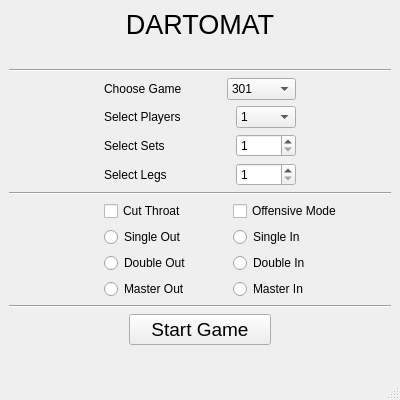
<?xml version="1.0" encoding="UTF-8"?>
<ui version="4.0">
 <class>CDartomatMain</class>
 <widget class="QMainWindow" name="CDartomatMain">
  <property name="geometry">
   <rect>
    <x>0</x>
    <y>0</y>
    <width>400</width>
    <height>400</height>
   </rect>
  </property>
  <property name="sizePolicy">
   <sizepolicy hsizetype="Fixed" vsizetype="Fixed">
    <horstretch>0</horstretch>
    <verstretch>0</verstretch>
   </sizepolicy>
  </property>
  <property name="minimumSize">
   <size>
    <width>400</width>
    <height>400</height>
   </size>
  </property>
  <property name="maximumSize">
   <size>
    <width>400</width>
    <height>400</height>
   </size>
  </property>
  <property name="windowTitle">
   <string>Dartomat</string>
  </property>
  <widget class="QWidget" name="centralwidget">
   <layout class="QVBoxLayout" name="verticalLayout">
    <item>
     <widget class="QLabel" name="label_2">
      <property name="text">
       <string>&lt;html&gt;&lt;head/&gt;&lt;body&gt;&lt;p align=&quot;center&quot;&gt;&lt;span style=&quot; font-size:20pt;&quot;&gt;DARTOMAT&lt;/span&gt;&lt;/p&gt;&lt;/body&gt;&lt;/html&gt;</string>
      </property>
     </widget>
    </item>
    <item>
     <spacer name="verticalSpacer">
      <property name="orientation">
       <enum>Qt::Vertical</enum>
      </property>
      <property name="sizeType">
       <enum>QSizePolicy::Preferred</enum>
      </property>
      <property name="sizeHint" stdset="0">
       <size>
        <width>20</width>
        <height>40</height>
       </size>
      </property>
     </spacer>
    </item>
    <item>
     <widget class="Line" name="line">
      <property name="orientation">
       <enum>Qt::Horizontal</enum>
      </property>
     </widget>
    </item>
    <item>
     <layout class="QHBoxLayout" name="horizontalLayout">
      <item>
       <spacer name="horizontalSpacer_11">
        <property name="orientation">
         <enum>Qt::Horizontal</enum>
        </property>
        <property name="sizeType">
         <enum>QSizePolicy::Fixed</enum>
        </property>
        <property name="sizeHint" stdset="0">
         <size>
          <width>95</width>
          <height>20</height>
         </size>
        </property>
       </spacer>
      </item>
      <item>
       <widget class="QLabel" name="label_title">
        <property name="sizePolicy">
         <sizepolicy hsizetype="Preferred" vsizetype="Preferred">
          <horstretch>0</horstretch>
          <verstretch>0</verstretch>
         </sizepolicy>
        </property>
        <property name="text">
         <string>&lt;html&gt;&lt;head/&gt;&lt;body&gt;&lt;p align=&quot;justify&quot;&gt;Choose Game&lt;/p&gt;&lt;/body&gt;&lt;/html&gt;</string>
        </property>
        <property name="alignment">
         <set>Qt::AlignCenter</set>
        </property>
       </widget>
      </item>
      <item>
       <widget class="QComboBox" name="comboBox_game">
        <property name="sizePolicy">
         <sizepolicy hsizetype="Fixed" vsizetype="Fixed">
          <horstretch>0</horstretch>
          <verstretch>0</verstretch>
         </sizepolicy>
        </property>
        <property name="minimumSize">
         <size>
          <width>60</width>
          <height>0</height>
         </size>
        </property>
        <property name="currentText">
         <string>301</string>
        </property>
        <item>
         <property name="text">
          <string>301</string>
         </property>
        </item>
        <item>
         <property name="text">
          <string>501</string>
         </property>
        </item>
        <item>
         <property name="text">
          <string>701</string>
         </property>
        </item>
        <item>
         <property name="text">
          <string>Cricket</string>
         </property>
        </item>
       </widget>
      </item>
      <item>
       <spacer name="horizontalSpacer_13">
        <property name="orientation">
         <enum>Qt::Horizontal</enum>
        </property>
        <property name="sizeType">
         <enum>QSizePolicy::Fixed</enum>
        </property>
        <property name="sizeHint" stdset="0">
         <size>
          <width>95</width>
          <height>20</height>
         </size>
        </property>
       </spacer>
      </item>
     </layout>
    </item>
    <item>
     <layout class="QHBoxLayout" name="horizontalLayout_2">
      <item>
       <spacer name="horizontalSpacer_14">
        <property name="orientation">
         <enum>Qt::Horizontal</enum>
        </property>
        <property name="sizeType">
         <enum>QSizePolicy::Fixed</enum>
        </property>
        <property name="sizeHint" stdset="0">
         <size>
          <width>95</width>
          <height>20</height>
         </size>
        </property>
       </spacer>
      </item>
      <item>
       <widget class="QLabel" name="label">
        <property name="sizePolicy">
         <sizepolicy hsizetype="Preferred" vsizetype="Preferred">
          <horstretch>0</horstretch>
          <verstretch>0</verstretch>
         </sizepolicy>
        </property>
        <property name="text">
         <string>Select Players</string>
        </property>
       </widget>
      </item>
      <item>
       <widget class="QComboBox" name="comboBox_players">
        <property name="sizePolicy">
         <sizepolicy hsizetype="Fixed" vsizetype="Fixed">
          <horstretch>0</horstretch>
          <verstretch>0</verstretch>
         </sizepolicy>
        </property>
        <property name="minimumSize">
         <size>
          <width>60</width>
          <height>0</height>
         </size>
        </property>
        <item>
         <property name="text">
          <string>1</string>
         </property>
        </item>
        <item>
         <property name="text">
          <string>2</string>
         </property>
        </item>
        <item>
         <property name="text">
          <string>3</string>
         </property>
        </item>
        <item>
         <property name="text">
          <string>4</string>
         </property>
        </item>
        <item>
         <property name="text">
          <string>5</string>
         </property>
        </item>
        <item>
         <property name="text">
          <string>6</string>
         </property>
        </item>
        <item>
         <property name="text">
          <string>7</string>
         </property>
        </item>
        <item>
         <property name="text">
          <string>8</string>
         </property>
        </item>
       </widget>
      </item>
      <item>
       <spacer name="horizontalSpacer_12">
        <property name="orientation">
         <enum>Qt::Horizontal</enum>
        </property>
        <property name="sizeType">
         <enum>QSizePolicy::Fixed</enum>
        </property>
        <property name="sizeHint" stdset="0">
         <size>
          <width>95</width>
          <height>20</height>
         </size>
        </property>
       </spacer>
      </item>
     </layout>
    </item>
    <item>
     <layout class="QHBoxLayout" name="horizontalLayout_3">
      <item>
       <spacer name="horizontalSpacer_15">
        <property name="orientation">
         <enum>Qt::Horizontal</enum>
        </property>
        <property name="sizeType">
         <enum>QSizePolicy::Fixed</enum>
        </property>
        <property name="sizeHint" stdset="0">
         <size>
          <width>95</width>
          <height>20</height>
         </size>
        </property>
       </spacer>
      </item>
      <item>
       <widget class="QLabel" name="label_3">
        <property name="sizePolicy">
         <sizepolicy hsizetype="Preferred" vsizetype="Preferred">
          <horstretch>0</horstretch>
          <verstretch>0</verstretch>
         </sizepolicy>
        </property>
        <property name="text">
         <string>Select Sets</string>
        </property>
       </widget>
      </item>
      <item>
       <widget class="CMyQSpinBox" name="spinBox_sets">
        <property name="sizePolicy">
         <sizepolicy hsizetype="Fixed" vsizetype="Fixed">
          <horstretch>0</horstretch>
          <verstretch>0</verstretch>
         </sizepolicy>
        </property>
        <property name="minimumSize">
         <size>
          <width>60</width>
          <height>0</height>
         </size>
        </property>
        <property name="mouseTracking">
         <bool>false</bool>
        </property>
        <property name="readOnly">
         <bool>false</bool>
        </property>
        <property name="minimum">
         <number>1</number>
        </property>
        <property name="singleStep">
         <number>2</number>
        </property>
       </widget>
      </item>
      <item>
       <spacer name="horizontalSpacer_8">
        <property name="orientation">
         <enum>Qt::Horizontal</enum>
        </property>
        <property name="sizeType">
         <enum>QSizePolicy::Fixed</enum>
        </property>
        <property name="sizeHint" stdset="0">
         <size>
          <width>95</width>
          <height>20</height>
         </size>
        </property>
       </spacer>
      </item>
     </layout>
    </item>
    <item>
     <layout class="QHBoxLayout" name="horizontalLayout_4">
      <property name="sizeConstraint">
       <enum>QLayout::SetDefaultConstraint</enum>
      </property>
      <item>
       <spacer name="horizontalSpacer_16">
        <property name="orientation">
         <enum>Qt::Horizontal</enum>
        </property>
        <property name="sizeType">
         <enum>QSizePolicy::Fixed</enum>
        </property>
        <property name="sizeHint" stdset="0">
         <size>
          <width>95</width>
          <height>20</height>
         </size>
        </property>
       </spacer>
      </item>
      <item>
       <widget class="QLabel" name="label_4">
        <property name="sizePolicy">
         <sizepolicy hsizetype="Preferred" vsizetype="Preferred">
          <horstretch>0</horstretch>
          <verstretch>0</verstretch>
         </sizepolicy>
        </property>
        <property name="text">
         <string>Select Legs</string>
        </property>
       </widget>
      </item>
      <item>
       <widget class="CMyQSpinBox" name="spinBox_legs">
        <property name="sizePolicy">
         <sizepolicy hsizetype="Fixed" vsizetype="Fixed">
          <horstretch>0</horstretch>
          <verstretch>0</verstretch>
         </sizepolicy>
        </property>
        <property name="minimumSize">
         <size>
          <width>60</width>
          <height>0</height>
         </size>
        </property>
        <property name="readOnly">
         <bool>false</bool>
        </property>
        <property name="minimum">
         <number>1</number>
        </property>
        <property name="singleStep">
         <number>2</number>
        </property>
       </widget>
      </item>
      <item>
       <spacer name="horizontalSpacer_6">
        <property name="orientation">
         <enum>Qt::Horizontal</enum>
        </property>
        <property name="sizeType">
         <enum>QSizePolicy::Fixed</enum>
        </property>
        <property name="sizeHint" stdset="0">
         <size>
          <width>95</width>
          <height>20</height>
         </size>
        </property>
       </spacer>
      </item>
     </layout>
    </item>
    <item>
     <widget class="Line" name="line_2">
      <property name="orientation">
       <enum>Qt::Horizontal</enum>
      </property>
     </widget>
    </item>
    <item>
     <layout class="QHBoxLayout" name="horizontalLayout_9">
      <item>
       <spacer name="horizontalSpacer_21">
        <property name="orientation">
         <enum>Qt::Horizontal</enum>
        </property>
        <property name="sizeType">
         <enum>QSizePolicy::Fixed</enum>
        </property>
        <property name="sizeHint" stdset="0">
         <size>
          <width>95</width>
          <height>20</height>
         </size>
        </property>
       </spacer>
      </item>
      <item>
       <widget class="QCheckBox" name="checkBoxCutThroat">
        <property name="text">
         <string>Cut Throat</string>
        </property>
       </widget>
      </item>
      <item>
       <widget class="QCheckBox" name="checkBoxOffensive">
        <property name="text">
         <string>Offensive Mode</string>
        </property>
       </widget>
      </item>
      <item>
       <spacer name="horizontalSpacer_10">
        <property name="orientation">
         <enum>Qt::Horizontal</enum>
        </property>
        <property name="sizeType">
         <enum>QSizePolicy::Fixed</enum>
        </property>
        <property name="sizeHint" stdset="0">
         <size>
          <width>35</width>
          <height>20</height>
         </size>
        </property>
       </spacer>
      </item>
     </layout>
    </item>
    <item>
     <layout class="QHBoxLayout" name="horizontalLayout_5">
      <item>
       <spacer name="horizontalSpacer_17">
        <property name="orientation">
         <enum>Qt::Horizontal</enum>
        </property>
        <property name="sizeType">
         <enum>QSizePolicy::Fixed</enum>
        </property>
        <property name="sizeHint" stdset="0">
         <size>
          <width>95</width>
          <height>20</height>
         </size>
        </property>
       </spacer>
      </item>
      <item>
       <widget class="QRadioButton" name="radioButton_Sout">
        <property name="sizePolicy">
         <sizepolicy hsizetype="Preferred" vsizetype="Fixed">
          <horstretch>0</horstretch>
          <verstretch>0</verstretch>
         </sizepolicy>
        </property>
        <property name="text">
         <string>Single Out</string>
        </property>
        <attribute name="buttonGroup">
         <string notr="true">buttonGroup</string>
        </attribute>
       </widget>
      </item>
      <item>
       <widget class="QRadioButton" name="radioButton_Sin">
        <property name="sizePolicy">
         <sizepolicy hsizetype="Preferred" vsizetype="Fixed">
          <horstretch>0</horstretch>
          <verstretch>0</verstretch>
         </sizepolicy>
        </property>
        <property name="text">
         <string>Single In</string>
        </property>
        <attribute name="buttonGroup">
         <string notr="true">buttonGroup_2</string>
        </attribute>
       </widget>
      </item>
      <item>
       <spacer name="horizontalSpacer_9">
        <property name="orientation">
         <enum>Qt::Horizontal</enum>
        </property>
        <property name="sizeType">
         <enum>QSizePolicy::Fixed</enum>
        </property>
        <property name="sizeHint" stdset="0">
         <size>
          <width>35</width>
          <height>20</height>
         </size>
        </property>
       </spacer>
      </item>
     </layout>
    </item>
    <item>
     <layout class="QHBoxLayout" name="horizontalLayout_6">
      <item>
       <spacer name="horizontalSpacer_18">
        <property name="orientation">
         <enum>Qt::Horizontal</enum>
        </property>
        <property name="sizeType">
         <enum>QSizePolicy::Fixed</enum>
        </property>
        <property name="sizeHint" stdset="0">
         <size>
          <width>95</width>
          <height>20</height>
         </size>
        </property>
       </spacer>
      </item>
      <item>
       <widget class="QRadioButton" name="radioButton_Dout">
        <property name="sizePolicy">
         <sizepolicy hsizetype="Preferred" vsizetype="Fixed">
          <horstretch>0</horstretch>
          <verstretch>0</verstretch>
         </sizepolicy>
        </property>
        <property name="text">
         <string>Double Out</string>
        </property>
        <attribute name="buttonGroup">
         <string notr="true">buttonGroup</string>
        </attribute>
       </widget>
      </item>
      <item>
       <widget class="QRadioButton" name="radioButton_Din">
        <property name="sizePolicy">
         <sizepolicy hsizetype="Preferred" vsizetype="Fixed">
          <horstretch>0</horstretch>
          <verstretch>0</verstretch>
         </sizepolicy>
        </property>
        <property name="text">
         <string>Double In</string>
        </property>
        <attribute name="buttonGroup">
         <string notr="true">buttonGroup_2</string>
        </attribute>
       </widget>
      </item>
      <item>
       <spacer name="horizontalSpacer_35">
        <property name="orientation">
         <enum>Qt::Horizontal</enum>
        </property>
        <property name="sizeType">
         <enum>QSizePolicy::Fixed</enum>
        </property>
        <property name="sizeHint" stdset="0">
         <size>
          <width>35</width>
          <height>20</height>
         </size>
        </property>
       </spacer>
      </item>
     </layout>
    </item>
    <item>
     <layout class="QHBoxLayout" name="horizontalLayout_7">
      <item>
       <spacer name="horizontalSpacer_19">
        <property name="orientation">
         <enum>Qt::Horizontal</enum>
        </property>
        <property name="sizeType">
         <enum>QSizePolicy::Fixed</enum>
        </property>
        <property name="sizeHint" stdset="0">
         <size>
          <width>95</width>
          <height>20</height>
         </size>
        </property>
       </spacer>
      </item>
      <item>
       <widget class="QRadioButton" name="radioButton_Mout">
        <property name="sizePolicy">
         <sizepolicy hsizetype="Preferred" vsizetype="Fixed">
          <horstretch>0</horstretch>
          <verstretch>0</verstretch>
         </sizepolicy>
        </property>
        <property name="text">
         <string>Master Out</string>
        </property>
        <attribute name="buttonGroup">
         <string notr="true">buttonGroup</string>
        </attribute>
       </widget>
      </item>
      <item>
       <widget class="QRadioButton" name="radioButton_Min">
        <property name="sizePolicy">
         <sizepolicy hsizetype="Preferred" vsizetype="Fixed">
          <horstretch>0</horstretch>
          <verstretch>0</verstretch>
         </sizepolicy>
        </property>
        <property name="text">
         <string>Master In</string>
        </property>
        <attribute name="buttonGroup">
         <string notr="true">buttonGroup_2</string>
        </attribute>
       </widget>
      </item>
      <item>
       <spacer name="horizontalSpacer_37">
        <property name="orientation">
         <enum>Qt::Horizontal</enum>
        </property>
        <property name="sizeType">
         <enum>QSizePolicy::Fixed</enum>
        </property>
        <property name="sizeHint" stdset="0">
         <size>
          <width>35</width>
          <height>20</height>
         </size>
        </property>
       </spacer>
      </item>
     </layout>
    </item>
    <item>
     <widget class="Line" name="line_3">
      <property name="orientation">
       <enum>Qt::Horizontal</enum>
      </property>
     </widget>
    </item>
    <item>
     <layout class="QHBoxLayout" name="horizontalLayout_8">
      <item>
       <spacer name="horizontalSpacer_3">
        <property name="orientation">
         <enum>Qt::Horizontal</enum>
        </property>
        <property name="sizeType">
         <enum>QSizePolicy::Fixed</enum>
        </property>
        <property name="sizeHint" stdset="0">
         <size>
          <width>120</width>
          <height>20</height>
         </size>
        </property>
       </spacer>
      </item>
      <item>
       <widget class="QPushButton" name="pushButton_startgame">
        <property name="sizePolicy">
         <sizepolicy hsizetype="Fixed" vsizetype="Fixed">
          <horstretch>0</horstretch>
          <verstretch>0</verstretch>
         </sizepolicy>
        </property>
        <property name="maximumSize">
         <size>
          <width>782</width>
          <height>16777215</height>
         </size>
        </property>
        <property name="font">
         <font>
          <pointsize>14</pointsize>
          <italic>false</italic>
          <bold>false</bold>
         </font>
        </property>
        <property name="mouseTracking">
         <bool>false</bool>
        </property>
        <property name="text">
         <string>Start Game</string>
        </property>
       </widget>
      </item>
      <item>
       <spacer name="horizontalSpacer_5">
        <property name="orientation">
         <enum>Qt::Horizontal</enum>
        </property>
        <property name="sizeType">
         <enum>QSizePolicy::Fixed</enum>
        </property>
        <property name="sizeHint" stdset="0">
         <size>
          <width>120</width>
          <height>20</height>
         </size>
        </property>
       </spacer>
      </item>
     </layout>
    </item>
    <item>
     <spacer name="verticalSpacer_2">
      <property name="orientation">
       <enum>Qt::Vertical</enum>
      </property>
      <property name="sizeType">
       <enum>QSizePolicy::Preferred</enum>
      </property>
      <property name="sizeHint" stdset="0">
       <size>
        <width>20</width>
        <height>40</height>
       </size>
      </property>
     </spacer>
    </item>
   </layout>
  </widget>
  <widget class="QMenuBar" name="menubar">
   <property name="geometry">
    <rect>
     <x>0</x>
     <y>0</y>
     <width>400</width>
     <height>17</height>
    </rect>
   </property>
  </widget>
  <widget class="QStatusBar" name="statusbar"/>
 </widget>
 <customwidgets>
  <customwidget>
   <class>CMyQSpinBox</class>
   <extends>QSpinBox</extends>
   <header>myqspinbox.h</header>
  </customwidget>
 </customwidgets>
 <resources/>
 <connections/>
 <buttongroups>
  <buttongroup name="buttonGroup"/>
  <buttongroup name="buttonGroup_2"/>
 </buttongroups>
</ui>
